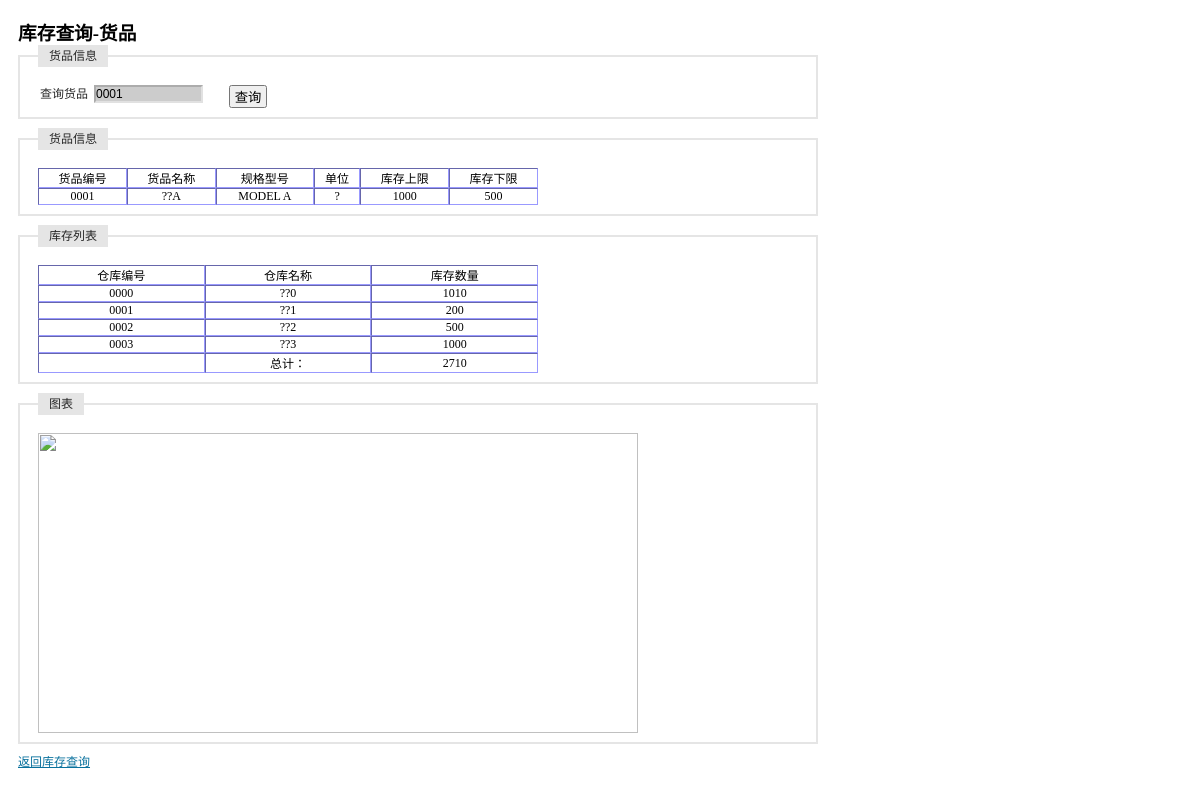
Screenshot of /inquire_storage/inquire_storage_item.php?itemid=0001 (signed in) with the database file from the repository.
### tables this page shows
CREATE TABLE `tb_product` (
  `id` int(4) NOT NULL auto_increment,
  `maintype` varchar(20) NOT NULL,
  `subtype` varchar(20) NOT NULL,
  `name` varchar(20) NOT NULL,
  `encode` varchar(20) NOT NULL,
  `barcode` varchar(20) NOT NULL,
  `size` varchar(20) NOT NULL,
  `unit` varchar(10) NOT NULL,
  `upperlimit` int(4) NOT NULL,
  `lowerlimit` int(4) NOT NULL,
  `inprice` int(4) NOT NULL,
  `outprice` int(4) NOT NULL,
  `tupian` varchar(100) NOT NULL,
  `jianjie` mediumtext NOT NULL,
  `addtime` varchar(20) NOT NULL,
  PRIMARY KEY  (`id`,`encode`,`barcode`)
);

CREATE TABLE `table_warehouse` (
  `id` varchar(4) NOT NULL,
  `name` varchar(10) NOT NULL,
  `fuzeren` varchar(10) default NULL,
  `phone` varchar(8) default NULL,
  `address` varchar(50) default NULL,
  `remark` varchar(50) default NULL,
  PRIMARY KEY  (`id`,`name`)
);

CREATE TABLE `table_warehouse_0000` (
  `id` varchar(8) NOT NULL,
  `num` int(4) default NULL,
  PRIMARY KEY  (`id`)
);

CREATE TABLE `table_warehouse_0001` (
  `id` varchar(8) NOT NULL,
  `num` int(4) default NULL,
  PRIMARY KEY  (`id`)
);

CREATE TABLE `table_warehouse_0002` (
  `id` varchar(8) NOT NULL,
  `num` int(4) default NULL,
  PRIMARY KEY  (`id`)
);

CREATE TABLE `table_warehouse_0003` (
  `id` varchar(8) NOT NULL,
  `num` int(4) default NULL,
  PRIMARY KEY  (`id`)
);

### inquire_storage/inquire_storage_item.php (the view, shortened to what this page needs)
<?php
    $itemid = $_GET[itemid];
    $flag = '';
    if($flag == ''){
        $query = "select * from table_warehouse order by id";
        $result_warehouse = mysql_query($query);
    }
    if($flag == ''){
        $query = "select * from tb_product where encode = '$itemid'";
        $result_iteminfo = mysql_query($query);
    }
?>
<!DOCTYPE html PUBLIC "-//W3C//DTD XHTML 1.0 Transitional//EN" "http://www.w3.org/TR/xhtml1/DTD/xhtml1-transitional.dtd">
<html xmlns="http://www.w3.org/1999/xhtml">
<head>
</head>
<link rel="stylesheet" type="text/css" href="../css/iframe.css" media="screen" />
<body style="width:800px">
<form id="form" name="form" method="post" >
  <h3>库存查询-货品</h3>
  <fieldset>
  <legend>货品信息</legend>
  <label>查询货品</label>
  <input id="item_id" name="item_id" type="text"  style="background-color:#CCCCCC" <?php echo "value = '$itemid'";?>  onclick="selectitem()"/>
  <button type="button" onclick="location.href='inquire_storage_item.php?itemid='+document.getElementById('item_id').value">&nbsp;查询&nbsp;</button>
  </fieldset>
  <fieldset>
  <legend>货品信息</legend>
  <table id="iteminfo" width="500" border="1" cellspacing="0" cellpadding="5" style="font-size:12px; border:thin; border-color:#9999FF ">
    <tr align="center">
      <td>货品编号</td>
      <td>货品名称</td>
      <td>规格型号</td>
      <td>单位</td>
      <td>库存上限</td>
      <td>库存下限</td>
    </tr>
    <?php
        echo "<tr align='center'>";
        if($flag == 'none')
            echo "<td>请指定查询的货品ID</td>";
        else{
            $RS = mysql_fetch_array($result_iteminfo);
            if(empty($RS))
                echo "<td>该货品编码不存在</td>";
            else{
                echo "<td>$RS[encode]</td>";
                echo "<td>$RS[name]</td>";
                echo "<td>$RS[size]</td>";
                echo "<td>$RS[unit]</td>";
                echo "<td id='upperlimit'>$RS[upperlimit]</td>";
                echo "<td id='lowerlimit'>$RS[lowerlimit]</td>";
            }
        }
        echo "</tr>";
    ?>
  </table>
  </fieldset>
  <fieldset>
  <legend>库存列表</legend>
  <table id="storage_table" width="500" border="1" cellspacing="0" cellpadding="5" style="font-size:12px; border:thin; border-color:#9999FF ">
    <tr align="center">
      <td>仓库编号</td>
      <td>仓库名称</td>
      <td>库存数量</td>
    </tr>
    <?php
        if($flag == ''){
            $sum = 0;
            while($RS = mysql_fetch_array($result_warehouse)){
                echo "<tr align='center'>";
                echo "<td>$RS[id]</td>";
                echo "<td>$RS[name]</td>";
                $query = "select * from table_warehouse_$RS[id] where id = '$itemid'";
                $result_storage = mysql_query($query);
                $RS2 = mysql_fetch_array($result_storage);
                if(empty($RS2))
                    echo "<td>0</td>";
                else
                    echo "<td>$RS2[num]</td>";
                echo "</tr>";
                $sum += $RS2[num];
            }
        }
        echo "<tr><td></td><td align='center'>总计：</td><td align='center' id='storage'>$sum</td></tr>";
    ?>
  </table>
  </fieldset>
  <fieldset>
  <legend>图表</legend>
  <img src="showbar.php?itemid=<?php echo $itemid;?>" width="600" height="300" border="0" align="bottom">
  </fieldset>
</form>
<p><a href="/wms/inquire_storage/inquire_storage_allitem.php">返回库存查询</a></p>
</body>
</html>

### css/iframe.css (style rules this page uses)
* { margin: 0; padding: 0; }
body { background: #FFF; padding: 18px; }
a { color: #09719D; cursor: pointer; }
form fieldset { border: #E5E5E5 2px solid; clear: both; margin-bottom: 9px; overflow: hidden; padding: 9px 18px; }
form input, form select { border-color: #ACACAC #E1E1E1 #E1E1E1 #ACACAC; border-style: solid; border-width: 2px; float: left; font-size:12px; margin-right: 6px; width: 105px; }
form label { color: #262626; font: normal 12px/18px Arial, sans-serif; float: left; margin-right: 6px; text-align: right; width: 50px; }
form legend { background: #E5E5E5; color: #262626; font: normal 12px/18px Arial, sans-serif; margin-bottom: 9px; padding: 2px 11px; }
form button { margin-left: 20px; }
p { color: #666; font: normal 12px/18px Arial, sans-serif; margin-bottom: 9px; }

### rows the page displays
tb_product: encode "0001", name "??A", size "MODEL A", unit "?", upperlimit "1000", lowerlimit "500"
table_warehouse: id "0000", name "??0", table_warehouse_0000.num "1010"
table_warehouse: id "0001", name "??1", table_warehouse_0001.num "200"
table_warehouse: id "0002", name "??2", table_warehouse_0002.num "500"
table_warehouse: id "0003", name "??3", table_warehouse_0003.num "1000"

### other values shown
$sum "2710"
